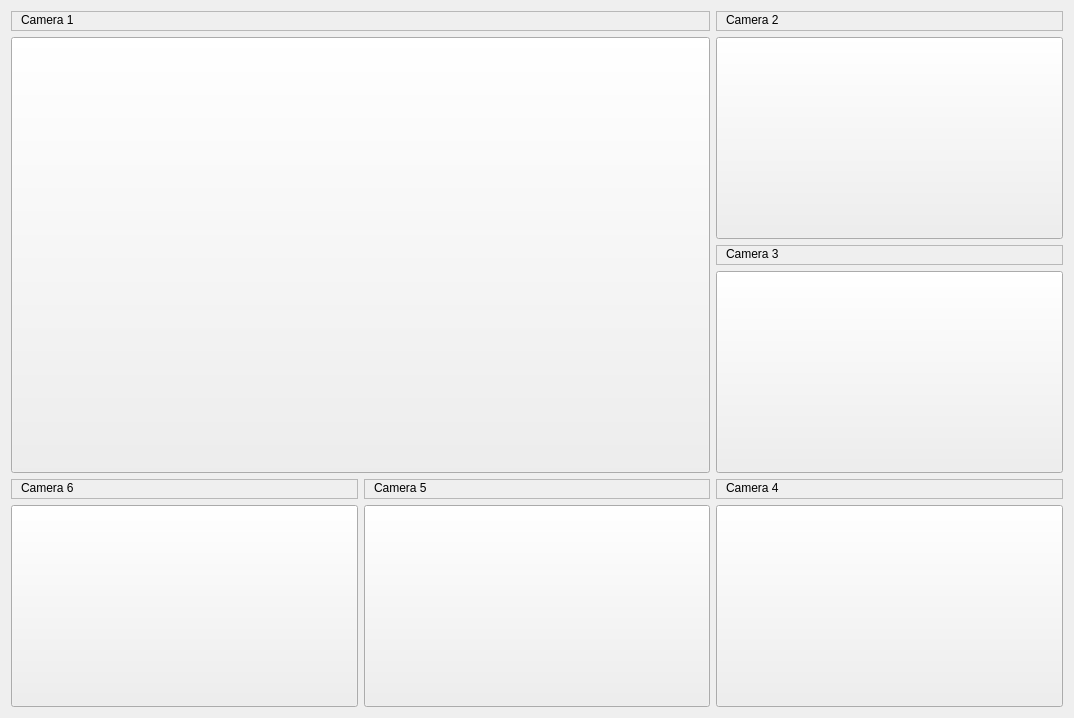
<?xml version="1.0" encoding="UTF-8"?>
<ui version="4.0">
 <class>cameramainoption</class>
 <widget class="QWidget" name="cameramainoption">
  <property name="geometry">
   <rect>
    <x>0</x>
    <y>0</y>
    <width>1074</width>
    <height>718</height>
   </rect>
  </property>
  <property name="windowTitle">
   <string>Form</string>
  </property>
  <layout class="QGridLayout" name="gridLayout">
   <item row="0" column="0" colspan="2">
    <widget class="QFrame" name="frame_1">
     <property name="sizePolicy">
      <sizepolicy hsizetype="Preferred" vsizetype="Minimum">
       <horstretch>0</horstretch>
       <verstretch>0</verstretch>
      </sizepolicy>
     </property>
     <property name="maximumSize">
      <size>
       <width>16777215</width>
       <height>20</height>
      </size>
     </property>
     <property name="frameShape">
      <enum>QFrame::StyledPanel</enum>
     </property>
     <property name="frameShadow">
      <enum>QFrame::Raised</enum>
     </property>
     <widget class="QLabel" name="title_1">
      <property name="geometry">
       <rect>
        <x>10</x>
        <y>0</y>
        <width>67</width>
        <height>17</height>
       </rect>
      </property>
      <property name="text">
       <string>Camera 1</string>
      </property>
     </widget>
    </widget>
   </item>
   <item row="0" column="2">
    <widget class="QFrame" name="frame_2">
     <property name="sizePolicy">
      <sizepolicy hsizetype="Preferred" vsizetype="Minimum">
       <horstretch>0</horstretch>
       <verstretch>0</verstretch>
      </sizepolicy>
     </property>
     <property name="maximumSize">
      <size>
       <width>16777215</width>
       <height>20</height>
      </size>
     </property>
     <property name="frameShape">
      <enum>QFrame::StyledPanel</enum>
     </property>
     <property name="frameShadow">
      <enum>QFrame::Raised</enum>
     </property>
     <widget class="QLabel" name="title_2">
      <property name="geometry">
       <rect>
        <x>10</x>
        <y>0</y>
        <width>67</width>
        <height>17</height>
       </rect>
      </property>
      <property name="text">
       <string>Camera 2</string>
      </property>
     </widget>
    </widget>
   </item>
   <item row="1" column="0" rowspan="3" colspan="2">
    <widget class="QPushButton" name="imageCamera1">
     <property name="sizePolicy">
      <sizepolicy hsizetype="Preferred" vsizetype="Preferred">
       <horstretch>0</horstretch>
       <verstretch>0</verstretch>
      </sizepolicy>
     </property>
     <property name="focusPolicy">
      <enum>Qt::NoFocus</enum>
     </property>
     <property name="styleSheet">
      <string notr="true">border-image: url(:/images/images/iarc_floor.png);</string>
     </property>
     <property name="text">
      <string/>
     </property>
     <property name="checkable">
      <bool>false</bool>
     </property>
     <property name="autoDefault">
      <bool>false</bool>
     </property>
     <property name="default">
      <bool>false</bool>
     </property>
     <property name="flat">
      <bool>false</bool>
     </property>
    </widget>
   </item>
   <item row="1" column="2">
    <widget class="QPushButton" name="imageCamera2">
     <property name="sizePolicy">
      <sizepolicy hsizetype="Preferred" vsizetype="Preferred">
       <horstretch>0</horstretch>
       <verstretch>0</verstretch>
      </sizepolicy>
     </property>
     <property name="focusPolicy">
      <enum>Qt::NoFocus</enum>
     </property>
     <property name="styleSheet">
      <string notr="true">border-image: url(:/images/images/iarc_floor.png);</string>
     </property>
     <property name="text">
      <string/>
     </property>
     <property name="checkable">
      <bool>false</bool>
     </property>
     <property name="autoDefault">
      <bool>false</bool>
     </property>
     <property name="default">
      <bool>false</bool>
     </property>
     <property name="flat">
      <bool>false</bool>
     </property>
    </widget>
   </item>
   <item row="2" column="2">
    <widget class="QFrame" name="frame_3">
     <property name="sizePolicy">
      <sizepolicy hsizetype="Preferred" vsizetype="Minimum">
       <horstretch>0</horstretch>
       <verstretch>0</verstretch>
      </sizepolicy>
     </property>
     <property name="maximumSize">
      <size>
       <width>16777215</width>
       <height>20</height>
      </size>
     </property>
     <property name="frameShape">
      <enum>QFrame::StyledPanel</enum>
     </property>
     <property name="frameShadow">
      <enum>QFrame::Raised</enum>
     </property>
     <widget class="QLabel" name="title_3">
      <property name="geometry">
       <rect>
        <x>10</x>
        <y>0</y>
        <width>67</width>
        <height>17</height>
       </rect>
      </property>
      <property name="text">
       <string>Camera 3</string>
      </property>
     </widget>
    </widget>
   </item>
   <item row="3" column="2">
    <widget class="QPushButton" name="imageCamera3">
     <property name="sizePolicy">
      <sizepolicy hsizetype="Preferred" vsizetype="Preferred">
       <horstretch>0</horstretch>
       <verstretch>0</verstretch>
      </sizepolicy>
     </property>
     <property name="focusPolicy">
      <enum>Qt::NoFocus</enum>
     </property>
     <property name="styleSheet">
      <string notr="true">border-image: url(:/images/images/iarc_floor.png);</string>
     </property>
     <property name="text">
      <string/>
     </property>
     <property name="checkable">
      <bool>false</bool>
     </property>
     <property name="autoDefault">
      <bool>false</bool>
     </property>
     <property name="default">
      <bool>false</bool>
     </property>
     <property name="flat">
      <bool>false</bool>
     </property>
    </widget>
   </item>
   <item row="4" column="0">
    <widget class="QFrame" name="frame_6">
     <property name="sizePolicy">
      <sizepolicy hsizetype="Preferred" vsizetype="Minimum">
       <horstretch>0</horstretch>
       <verstretch>0</verstretch>
      </sizepolicy>
     </property>
     <property name="maximumSize">
      <size>
       <width>16777215</width>
       <height>20</height>
      </size>
     </property>
     <property name="frameShape">
      <enum>QFrame::StyledPanel</enum>
     </property>
     <property name="frameShadow">
      <enum>QFrame::Raised</enum>
     </property>
     <widget class="QLabel" name="title_6">
      <property name="geometry">
       <rect>
        <x>10</x>
        <y>0</y>
        <width>67</width>
        <height>17</height>
       </rect>
      </property>
      <property name="text">
       <string>Camera 6</string>
      </property>
     </widget>
    </widget>
   </item>
   <item row="4" column="1">
    <widget class="QFrame" name="frame_5">
     <property name="sizePolicy">
      <sizepolicy hsizetype="Preferred" vsizetype="Minimum">
       <horstretch>0</horstretch>
       <verstretch>0</verstretch>
      </sizepolicy>
     </property>
     <property name="maximumSize">
      <size>
       <width>16777215</width>
       <height>20</height>
      </size>
     </property>
     <property name="frameShape">
      <enum>QFrame::StyledPanel</enum>
     </property>
     <property name="frameShadow">
      <enum>QFrame::Raised</enum>
     </property>
     <widget class="QLabel" name="title_5">
      <property name="geometry">
       <rect>
        <x>10</x>
        <y>0</y>
        <width>67</width>
        <height>17</height>
       </rect>
      </property>
      <property name="text">
       <string>Camera 5</string>
      </property>
     </widget>
    </widget>
   </item>
   <item row="4" column="2">
    <widget class="QFrame" name="frame_4">
     <property name="sizePolicy">
      <sizepolicy hsizetype="Preferred" vsizetype="Minimum">
       <horstretch>0</horstretch>
       <verstretch>0</verstretch>
      </sizepolicy>
     </property>
     <property name="maximumSize">
      <size>
       <width>16777215</width>
       <height>20</height>
      </size>
     </property>
     <property name="frameShape">
      <enum>QFrame::StyledPanel</enum>
     </property>
     <property name="frameShadow">
      <enum>QFrame::Raised</enum>
     </property>
     <widget class="QLabel" name="title_4">
      <property name="geometry">
       <rect>
        <x>10</x>
        <y>0</y>
        <width>67</width>
        <height>17</height>
       </rect>
      </property>
      <property name="text">
       <string>Camera 4</string>
      </property>
     </widget>
    </widget>
   </item>
   <item row="5" column="0">
    <widget class="QPushButton" name="imageCamera6">
     <property name="sizePolicy">
      <sizepolicy hsizetype="Preferred" vsizetype="Preferred">
       <horstretch>0</horstretch>
       <verstretch>0</verstretch>
      </sizepolicy>
     </property>
     <property name="focusPolicy">
      <enum>Qt::NoFocus</enum>
     </property>
     <property name="styleSheet">
      <string notr="true">border-image: url(:/images/images/iarc_floor.png);</string>
     </property>
     <property name="text">
      <string/>
     </property>
     <property name="checkable">
      <bool>false</bool>
     </property>
     <property name="autoDefault">
      <bool>false</bool>
     </property>
     <property name="default">
      <bool>false</bool>
     </property>
     <property name="flat">
      <bool>false</bool>
     </property>
    </widget>
   </item>
   <item row="5" column="1">
    <widget class="QPushButton" name="imageCamera5">
     <property name="sizePolicy">
      <sizepolicy hsizetype="Preferred" vsizetype="Preferred">
       <horstretch>0</horstretch>
       <verstretch>0</verstretch>
      </sizepolicy>
     </property>
     <property name="focusPolicy">
      <enum>Qt::NoFocus</enum>
     </property>
     <property name="styleSheet">
      <string notr="true">border-image: url(:/images/images/iarc_floor.png);</string>
     </property>
     <property name="text">
      <string/>
     </property>
     <property name="checkable">
      <bool>false</bool>
     </property>
     <property name="autoDefault">
      <bool>false</bool>
     </property>
     <property name="default">
      <bool>false</bool>
     </property>
     <property name="flat">
      <bool>false</bool>
     </property>
    </widget>
   </item>
   <item row="5" column="2">
    <widget class="QPushButton" name="imageCamera4">
     <property name="sizePolicy">
      <sizepolicy hsizetype="Preferred" vsizetype="Preferred">
       <horstretch>0</horstretch>
       <verstretch>0</verstretch>
      </sizepolicy>
     </property>
     <property name="focusPolicy">
      <enum>Qt::NoFocus</enum>
     </property>
     <property name="styleSheet">
      <string notr="true">border-image: url(:/images/images/iarc_floor.png);</string>
     </property>
     <property name="text">
      <string/>
     </property>
     <property name="checkable">
      <bool>false</bool>
     </property>
     <property name="autoDefault">
      <bool>false</bool>
     </property>
     <property name="default">
      <bool>false</bool>
     </property>
     <property name="flat">
      <bool>false</bool>
     </property>
    </widget>
   </item>
  </layout>
 </widget>
 <resources/>
 <connections/>
</ui>
